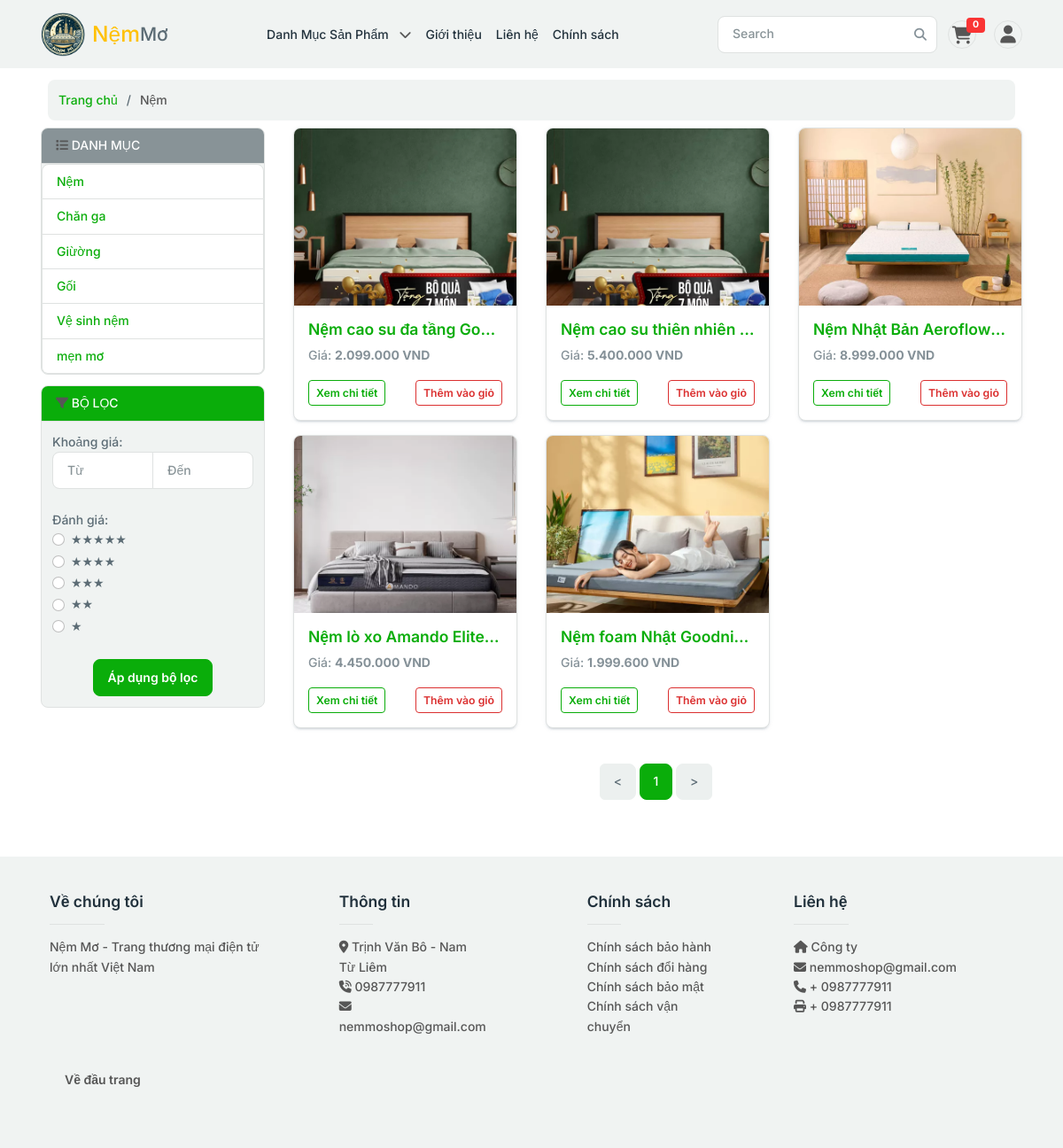
Page /?ctl=category&id=6 on the committed database.
### tables this page shows
CREATE TABLE `categories` (
  `id` int NOT NULL,
  `cate_name` varchar(255) NOT NULL,
  `image` varchar(255) NOT NULL,
  `soft_delete` tinyint(1) NOT NULL DEFAULT '0'
);

CREATE TABLE `products` (
  `id` int NOT NULL,
  `name` varchar(255) NOT NULL,
  `image` varchar(255) NOT NULL,
  `price` bigint NOT NULL,
  `quantity` int NOT NULL,
  `description` text NOT NULL,
  `status` tinyint(1) NOT NULL DEFAULT '1',
  `category_id` int NOT NULL
);

### common/function.php (called while the page is built, shortened)
<?php
function view($path_view, $data = [])
{
    extract($data);
    $path_view = str_replace(".", "/", $path_view);
    include_once ROOT_DIR . "views/$path_view.php";
}

### controllers/ProductController.php (called while the page is built, shortened)
<?php
class ProductController
{
    public function getProductByCategory()
    {
        $id = $_GET['id'];
        $products = (new Product)->listProductInCategory($id);
        $categories = (new Category)->all();
        return view(
            'client.products.list',
            compact('categories', 'products', 'title', 'totalQuantity')
        );
    }
}

### index.php (called while the page is built, shortened)
<?php
require_once __DIR__ . "/common/function.php";
require_once __DIR__ . "/models/BaseModel.php";
require_once __DIR__ . "/models/Category.php";
require_once __DIR__ . "/models/Product.php";
require_once __DIR__ . "/controllers/ProductController.php";
$ctl = $_GET['ctl'] ?? '';
match ($ctl) {
    '', 'home' => (new HomeController)->index(),
    'search' => (new SearchController)->search(),
    'search' => (new SearchController)->search(),
    'product' => (new ProductController)->all(),
    'category' => (new ProductController)->getProductByCategory(),
    'detail' => (new ProductController)->detail(),
    'filter' => (new ProductController)->filter(),
    'login' => (new AuthController)->login(),
    'signup' => (new AuthController)->register(),
    'logout' => (new AuthController)->logout(),
    'add-cart' => (new CartController)->addCart(),
    'add-comment' => (new CommentController)->addComment(),
    'showCart' => (new CartController)->showCart(),
    'deCreaseQuantity' => (new CartController)->deCreaseQuantity(),
    'inCreaseQuantity' => (new CartController)->inCreaseQuantity(),
    'removeCart' => (new CartController)->removeCart(),
    'payCart' => (new PaymentController)->showPaymentForm(),
    'checkout' => (new PaymentController)->checkout(),
    'success' => (new PaymentController)->success(),
    'vnpay-callback' => (new PaymentController)->callback(),
    'edit-profile' => (new UserController)->edit(),
    'updateprofile' => (new UserController)->update(),
    'list-order' => (new OrderController)->showOrderUser(),
    'detail-order' => (new OrderController)->OrderUserDetail(),
    'cancel-order' => (new OrderController)->cancelOrder(),
    'introduce' => (new HomeController)->intro(),
    'contact' => (new HomeController)->contact(),
    'policy' => (new HomeController)->policy(),
    default => view("errors.404"),
};

### models/BaseModel.php (called while the page is built, shortened)
<?php
class BaseModel
{
    public function __construct()
    {
        try {
            $this->conn = new PDO("mysql:host=localhost; dbname=du-an-1; charset=utf8; port=3306", "root", "");
        } catch (PDOException $e) {
            echo "Lỗi kết nối CSDL: " . $e->getMessage();
        }
    }
}

### models/Category.php (called while the page is built, shortened)
<?php
class Category extends BaseModel
{
    public function all()
    {
        $sql = "SELECT * FROM categories WHERE soft_delete=0";
        $stmt = $this->conn->prepare($sql);
        $stmt->execute();
        return $stmt->fetchAll(PDO::FETCH_ASSOC);
    }
}

### models/Product.php (called while the page is built, shortened)
<?php
class Product extends BaseModel
{
    public function listProductInCategory($id)
    {
        $sql = "SELECT p.*, c.cate_name FROM products p JOIN categories c ON p.category_id=c.id WHERE c.id=:id";
        $stmt = $this->conn->prepare($sql);
        $stmt->execute(['id' => $id]);
        return $stmt->fetchAll(PDO::FETCH_ASSOC);
    }
}

### views/client/products/list.php (the view, shortened to what this page needs)
<?php include_once ROOT_DIR . "views/client/header.php" ?>
<div class="container">
    <div class="row">
        <div class="col mt-3 m-2">
            <nav aria-label="breadcrumb" class="bg-light p-3 rounded">
                <ol class="breadcrumb mb-0">
                    <li class="breadcrumb-item">
                        <a href="<?= ROOT_URL ?>" class="text-decoration-none text-primary">Trang chủ</a>
                    </li>
                    <span style='margin: 0 10px;'> / </span>
                    <li class="" aria-current="page"><?= $title ?></li>
                </ol>
            </nav>
        </div>
    </div>
</div>
<div class="container">
    <div class="row">
        <div class="col-12 col-sm-3">
            <div class="card bg-light mb-3">
                <div class="card-header bg-secondary text-white text-uppercase"><i class="fa fa-list"></i> Danh mục</div>
                <ul class="list-group category_block">
                    <?php foreach ($categories as $cate) : ?>
                        <li class="list-group-item">
                            <a href="<?= ROOT_URL . '?ctl=category&id=' . $cate['id'] ?>"><?= $cate["cate_name"] ?></a>
                        </li>
                    <?php endforeach; ?>
                </ul>
            </div>
            <div class="card bg-light mb-3">
                <div class="card-header text-white text-uppercase bg-primary"><i class="fa fa-filter"></i> Bộ lọc</div>
                <form method="GET" action="<?= ROOT_URL . '?ctl=filter' ?>">
                    <div class="p-3">
                        <label for="price_range">Khoảng giá:</label>
                        <div class="input-group">
                            <input type="number" name="min_price" class="form-control" placeholder="Từ" min="0">
                            <input type="number" name="max_price" class="form-control" placeholder="Đến" min="0">
                        </div>
                    </div>
                    <div class="p-3">
                        <label>Đánh giá:</label>
                        <?php for ($i = 5; $i >= 1; $i--) : ?>
                            <div class="form-check">
                                <input class="form-check-input" type="radio" name="rating" value="<?= $i ?>" id="rating<?= $i ?>">
                                <label class="form-check-label" for="rating<?= $i ?>">
                                    <?= str_repeat('★', $i) ?>
                                </label>
                            </div>
                        <?php endfor; ?>
                    </div>
                    <div class="p-3 text-center">
                        <button type="submit" class="btn btn-primary">Áp dụng bộ lọc</button>
                    </div>
                </form>
            </div>
        </div>
        <div class="col">
            <div class="card-body">
                <div class="row">
                    <?php foreach ($products as $product): ?>
                        <div class="col-md-4 mb-4">
                            <div class="card shadow-sm">
                                <a style="height: 200px" href="<?= ROOT_URL . "?ctl=detail&id=" . $product['id']; ?>">
                                    <img
                                        src="<?= ROOT_URL . $product['image']; ?>"
                                        class="card-img-top"
                                        alt="<?= htmlspecialchars($product['name']); ?>"
                                        style=" height: 200px;  object-fit: cover;">
                                </a>
                                <div class="card-body">
                                    <a href="<?= ROOT_URL . "?ctl=detail&id=" . $product['id']; ?>">
                                        <h5 class="card-title text-truncate"><?= $product['name']; ?></h5>
                                    </a>
                                    <p class="card-text text-muted">
                                        Giá: <strong><?= number_format($product['price'], 0, ',', '.'); ?> VND</strong>
                                    </p>
                                    <div class="d-flex justify-content-between align-items-center">
                                        <a href="<?= ROOT_URL . "?ctl=detail&id=" . $product['id']; ?>" class="btn btn-outline-primary btn-sm">
                                            Xem chi tiết
                                        </a>
                                        <a href="<?= ROOT_URL . '?ctl=add-cart&id=' . $product['id'] ?>" class="btn btn-outline-danger btn-sm">Thêm vào giỏ</a>
                                    </div>
                                </div>
                            </div>
                        </div>
                    <?php endforeach; ?>
                </div>
            </div>
            <div class="col-12 mt-6">
                <?php if (isset($totalPages) && $totalPages > 1) : ?>
                    <nav aria-label="Page navigation">
                        <ul class="pagination justify-content-center">
                            <li class="page-item <?= $page <= 1 ? 'disabled' : '' ?>">
                                <a class="page-link" href="?ctl=product&page=<?= $page - 1 ?>"><</a>
                            </li>
                            <?php for ($i = 1; $i <= $totalPages; $i++) : ?>
                                <li class="page-item <?= $i == $page ? 'active' : '' ?>">
                                    <a class="page-link" href="?ctl=product&page=<?= $i ?>"><?= $i ?></a>
                                </li>
                            <?php endfor; ?>
                            <li class="page-item <?= $page >= $totalPages ? 'disabled' : '' ?>">
                                <a class="page-link" href="?ctl=product&page=<?= $page + 1 ?>">></a>
                            </li>
                        </ul>
                    </nav>
                <?php else : ?>
                    <nav aria-label="Page navigation">
                        <ul class="pagination justify-content-center">
                            <li class="page-item <?= $page <= 1 ? 'disabled' : '' ?>">
                                <a class="page-link" href="?ctl=product&page=<?= $page - 1 ?>"><</a>
                            </li>
                            <li class="page-item active">
                                <a class="page-link" href="?ctl=product&page=1">1</a>
                            </li>
                            <li class="page-item <?= $page >= $totalPages ? 'disabled' : '' ?>">
                                <a class="page-link" href="?ctl=product&page=<?= $page + 1 ?>">></a>
                            </li>
                        </ul>
                    </nav>
                <?php endif; ?>
            </div>
        </div>
    </div>
</div>
<?php include_once ROOT_DIR . "views/client/footer.php" ?>

### views/client/header.php (shortened to what this page needs)
<!DOCTYPE html>
<html lang="en">
<head>
  <link rel="stylesheet" href="https://cdnjs.cloudflare.com/ajax/libs/font-awesome/6.6.0/css/all.min.css" />
  <link href="https://cdn.jsdelivr.net/npm/bootstrap@5.3.3/dist/css/bootstrap.min.css" rel="stylesheet">
  <link rel="stylesheet" href="./assets/css/style.css">
  <link rel="stylesheet" href="./assets/css/theme.min.css">
  <link rel="stylesheet" type="text/css" href="https://cdn.jsdelivr.net/npm/slick-carousel@1.8.1/slick/slick.css" />
</head>
<body>
  <header class="header bg-light py-2 fixed-top">
    <div class="container">
      <div class="header-navbar d-flex align-items-center justify-content-between">
        <div class="d-flex">
          <a class="navbar-brand fs-4" href="<?= ROOT_URL ?>">
            <img class="logo" src="./assets/images/logo_nem_mo.png" alt="logo">
            <span class="text-warning fs-3">Nệm</span>Mơ
          </a>
        </div>
        <div class="d-flex">
          <nav class="navbar navbar-expand-lg navbar-light">
            <div class="collapse navbar-collapse" id="navbarNav">
              <ul class="navbar-nav mx-auto">
                <li class="nav-item dropdown">
                  <a
                    class="nav-link"
                    href="#"
                    id="navbarDropdown"
                    role="button"
                    data-bs-toggle="dropdown"
                    aria-expanded="false">
                    <span>Danh Mục Sản Phẩm</span>
                    <i class="fas fa-chevron-down ms-2"></i>
                  </a>
                </li>
                <li class="nav-item">
                  <a class="nav-link" href="?ctl=introduce">Giới thiệu</a>
                </li>
                <li class="nav-item">
                  <a class="nav-link" href="?ctl=contact">Liên hệ</a>
                </li>
                <li class="nav-item">
                  <a class="nav-link" href="?ctl=policy">Chính sách</a>
                </li>
              </ul>
            </div>
          </nav>
        </div>
        <div class="d-flex align-items-center">
          <form class="d-flex me-3 position-relative w-100" role="search">
            <input id="keyword" class="form-control pe-5 w-100" type="search" placeholder="Search">
            <span class="position-absolute top-50 end-0 translate-middle-y pe-3 search-icon">
              <button id="search" type="button" class="btn p-0 border-0 bg-transparent"><i class="fa-solid fa-search text-muted"></i></button>
            </span>
          </form>
          <div class="d-flex justify-content-center align-items-center widgets-wrap float-md-right ml-4">
            <div class="widget-header d-flex justify-content-center align-items-center">
              <a href="<?= ROOT_URL . "?ctl=showCart" ?>" class="icon icon-sm rounded-circle border">
                <i class="fa fa-shopping-cart"></i>
              </a>
              <span class="badge badge-pill badge-danger notify"><?=isset($totalQuantity) ? $totalQuantity : 0 ?></span>
            </div>
            <?php
            if (isset($_SESSION['user_id'])) {
              $user = (new User)->find($_SESSION['user_id']);
              $userImage = ROOT_URL . $user['image'];
            ?>
              <div class="widget-header dropdown">
                <a href="#" class="icon d-flex align-items-center justify-items-center icon-sm rounded-circle border" id="dropdownMenuButton1" data-bs-toggle="dropdown" aria-expanded="false">
                  <img src="<?= htmlspecialchars($userImage) ?>" alt="Avatar" class="rounded-circle" style="width: 35px; height: 35px;">
                </a>
                <div class="dropdown-menu" aria-labelledby="dropdownMenuButton1">
                  <a class="dropdown-item" href="?ctl=edit-profile">Thông tin cá nhân</a>
                  <a class="dropdown-item" href="?ctl=list-order">Lịch sử mua hàng</a>
                  <a class="dropdown-item" href="<?= ROOT_URL . '?ctl=logout' ?>">Đăng xuất</a>
                </div>
              </div>
            <?php
            } else {
            ?>
              <div class="widget-header">
                <a href="#" class=" d-flex justify-content-center align-items-center icon icon-sm rounded-circle border" data-bs-toggle="modal" data-bs-target="#authModal">
                  <i class="fa fa-user"></i>
                </a>
              </div>
            <?php } ?>
  </header>

### rows in the picture
categories: soft_delete "0", cate_name "Nệm"
categories: cate_name "Chăn ga"
categories: cate_name "Giừờng"
categories: cate_name "Gối"
categories: cate_name "Vệ sinh nệm"
categories: cate_name "mẹn mơ"
products: image (picture), name "Nệm cao su đa tầng Go…", price "2.099.000"
products: $product['id'] 2 (drawn), image (picture), name "Nệm cao su thiên nhiên…", price "5.400.000"
products: image (picture), name "Nệm Nhật Bản Aeroflow…", price "8.999.000"
products: image (picture), name "Nệm lò xo Amando Elite…", price "4.450.000"
products: image (picture), name "Nệm foam Nhật Goodni…", price "1.999.600"

### other values in the picture
str_repeat('★', $i) "★★★★★"
str_repeat('★', $i) "★★★★"
str_repeat('★', $i) "★★★"
str_repeat('★', $i) "★★"
str_repeat('★', $i) "★"
